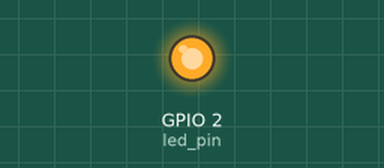
Simulated run of this sketch. Board: ESP32. Shown: output pins drawn as LEDs (lit = HIGH).

Above: at 0.16 s.
At 39.7 s:
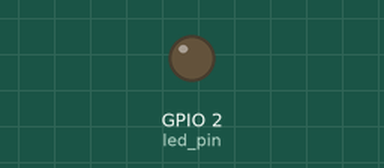
Timing chart, 0 to 40.3 s (numbered marks = the images above):
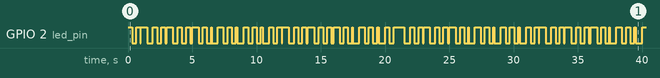

The sketch:

FreeRTOS.ino
```cpp
// (licence header left out)
// Use only core 1 for demo purposes
#if CONFIG_FREERTOS_UNICORE
static const BaseType_t app_cpu = 0;
#else
static const BaseType_t app_cpu = 1;
#endif

// LED rates
static const int rate_1 = 500;  // ms
static const int rate_2 = 323;  // ms

// Pins
static const int led_pin = 2;

// Our task: blink an LED at one rate
void toggleLED_1(void *parameter) {
  while(1) {
    digitalWrite(led_pin, HIGH);
    vTaskDelay(rate_1 / portTICK_PERIOD_MS);
    digitalWrite(led_pin, LOW);
    vTaskDelay(rate_1 / portTICK_PERIOD_MS);
  }
}

// Our task: blink an LED at another rate
void toggleLED_2(void *parameter) {
  while(1) {
    digitalWrite(led_pin, HIGH);
    vTaskDelay(rate_2 / portTICK_PERIOD_MS);
    digitalWrite(led_pin, LOW);
    vTaskDelay(rate_2 / portTICK_PERIOD_MS);
  }
}

void setup() {

  // Configure pin
  pinMode(led_pin, OUTPUT);

  // Task to run forever
  xTaskCreate(  // Use xTaskCreate() in vanilla FreeRTOS
              toggleLED_1,  // Function to be called
              "Toggle 1",   // Name of task
              1024,         // Stack size (bytes in ESP32, words in FreeRTOS)
              NULL,         // Parameter to pass to function
              1,            // Task priority (0 to configMAX_PRIORITIES - 1)
              NULL         // Task handle
             );     // Run on one core for demo purposes (ESP32 only)

  // Task to run forever
  xTaskCreate(  // Use xTaskCreate() in vanilla FreeRTOS
              toggleLED_2,  // Function to be called
              "Toggle 2",   // Name of task
              1024,         // Stack size (bytes in ESP32, words in FreeRTOS)
              NULL,         // Parameter to pass to function
              1,            // Task priority (0 to configMAX_PRIORITIES - 1)
              NULL         // Task handle
              );     // Run on one core for demo purposes (ESP32 only)

  // If this was vanilla FreeRTOS, you'd want to call vTaskStartScheduler() in
  // main after setting up your tasks.
}

void loop() {
  // Do nothing
  // setup() and loop() run in their own task with priority 1 in core 1
  // on ESP32
}
```

Measured:
- by itself, GPIO 2 (led_pin): moves between LOW and HIGH, repeating every 31.0 s
- by itself, everything shown: repeats every 11.0 s, in 34 steps
